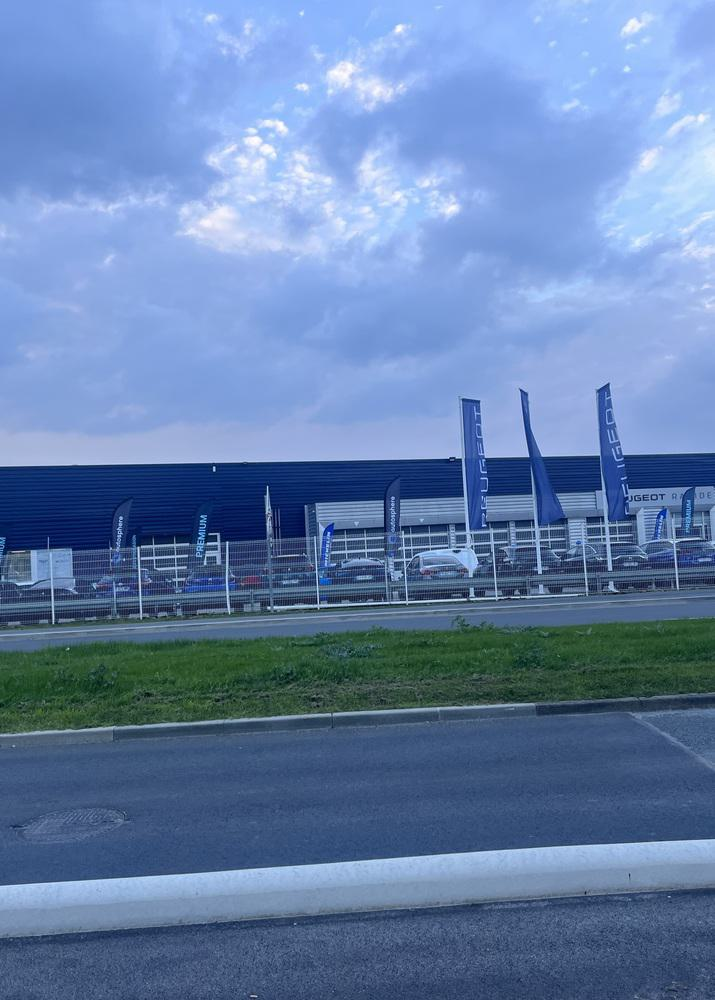
#> input picture data/train/images/0018.jpg, 715 x 1000 px; its folder holds only this picture in this run
$ jupyter execute --allow-errors detection.ipynb
#> lines starting #> are read from the running program, lines starting #| are printed output that depends on the picture
# Detection des zones d'intérets :

[cell 1]
import os
import numpy as np
import random
from PIL import Image
from skimage import color, feature, io
from skimage.feature import hog
from skimage.color import rgb2gray
from skimage.color import rgb2hsv
from sklearn import svm
from skimage import img_as_float, draw
from skimage.draw import rectangle

#### Fonctions d'extractions et d'imports du dataset

[cell 2]
AVERAGE_SIZE_IMAGE = (127, 145)  # Thanks to the stats, we know that size of bbox will be (127, 145) -> Average size of labels

# [13 lines left out: function generate_empty_bbox, not called in this run]

def load_data(image_dir, label_dir):
    """
    Create a dict with all the usefull datas of the dataset
    datas = {
        "XXXX" (name of the file) : {
            "img" : image as an array,
            "labels" (data of the labels): {
                "X" index of the label (0,1,...,n) : {
                    "name" : name of the label,
                    "coord" : coord of the label like xmin, ymin, xmax, ymax,
                    "img" : crooped img of the label,
                }
            }
        }
    }
    """
#> called with image_dir = '../../data/train/images', label_dir = '../../data/train/labels'

    datas = {}

    for image_file in os.listdir(image_dir):
        # Computing name and files paths
        image_path = image_dir + '/' + image_file
        name = image_file.split('.')[0]
        label_path = label_dir + '/' + name + '.csv'

        # Import image as array
        image = np.array(Image.open(image_path))
#> image is the input picture: shape (1000, 715, 3); mean R, G, B 100.5, 128.4, 171.2

        # Import labels as array
        with open(label_path, 'r') as file:
            rows = file.readlines()

            label_data = {}
            if rows == ['\n']:  # Create a random empty label to balance model
                for i in range(2):
                    # Create random coords for empty label
                    xmin, ymin, xmax, ymax = generate_empty_bbox(image.shape[1], image.shape[0])

                    # Get the cropped image (as array) of the label
                    cropped_image = np.array(Image.fromarray(image[ymin:ymax, xmin:xmax]).resize(AVERAGE_SIZE_IMAGE))

                    label_data[i] = {
                            "name":"empty",
                            "coord": (xmin, ymin, xmax, ymax),
                            "img":cropped_image
                        }
            else:
                for i, row in enumerate(rows):  # One image can contain several labels
                    row = row.strip().split(",")

                    # Compute coords of the label
                    xmin, ymin, xmax, ymax = map(int, row[0:4])

                    # Get the label name
                    class_name = row[4]

                    # Get the cropped image (as array) of the label
                    cropped_image = np.array(Image.fromarray(image[ymin:ymax, xmin:xmax]).resize(AVERAGE_SIZE_IMAGE))

                    # Adding to the json
                    label_data[i] = {
                        "name":class_name,
                        "coord": (xmin, ymin, xmax, ymax),
                        "img":cropped_image
                    }

        datas[name] = {
             "img" : image,
             "labels" : label_data,
        }

    return datas

# Dict to convert str class name to int
name_to_int = {
    "danger": 0,
    "interdiction": 1,
    "obligation": 2,
    "stop": 3,
    "ceder": 4,
    "frouge": 5,
    "forange": 6,
    "fvert": 7,
    "ff": 8,
    "empty": 9
}

# [33 lines left out: functions create_y, extract_detection_features, not called in this run]

#### Création des datasets

#> (a cell that did not finish here is left out)

#### Création de la fenêtre glissante

[cell 4]
# Fonction pour faire glisser une fenêtre sur l'image
def sliding_window(image, step_size, window_size):
    for y in range(0, image.shape[0] - window_size[1], step_size):
        for x in range(0, image.shape[1] - window_size[0], step_size):
            yield (x, y, image[y:y + window_size[1], x:x + window_size[0]])

# Dossier contenant les images de test
test_image_folder = '../../data/train/images'
output_folder = 'result_detection'

if not os.path.exists(output_folder):
    os.makedirs(output_folder)

step_size = 100  # Pas de la fenêtre

#### Mise en place de la détection

[cell 5]
from matplotlib.patches import Rectangle
import matplotlib.pyplot as plt

idx = 0
for filename in os.listdir(test_image_folder):
        if (idx<1):
                # Charger l'image de test
                test_image_path = os.path.join(test_image_folder, filename)
                test_image = io.imread(test_image_path)
                fig, ax = plt.subplots()
                ax.imshow(test_image)
                for window_size in [AVERAGE_SIZE_IMAGE, (AVERAGE_SIZE_IMAGE[0]*2, AVERAGE_SIZE_IMAGE[1]*2)]:
                        # Faire glisser la fenêtre et détecter les feux rouges
                        for (x, y, imagebox) in sliding_window(test_image, step_size=80, window_size=window_size):
                                if imagebox.shape[0] != window_size[1] or imagebox.shape[1] != window_size[0]:
                                        continue


                                if window_size == (AVERAGE_SIZE_IMAGE[0]*2, AVERAGE_SIZE_IMAGE[1]*2):
                                        rect = Rectangle((x, y), window_size[0], window_size[1], edgecolor='r', facecolor='none', linewidth=2)
                                        ax.add_patch(rect)
                                else:
                                        rect = Rectangle((x, y), window_size[0], window_size[1], edgecolor='b', facecolor='none', linewidth=2)
                                        ax.add_patch(rect)
                idx+=1
        else:
                plt.show()
                break
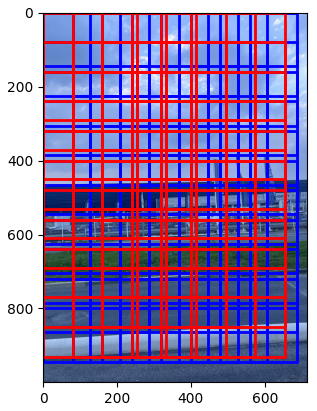
#> figure drawn by matplotlib, 1 panel


$ run again, on data/train/images/0032.jpg
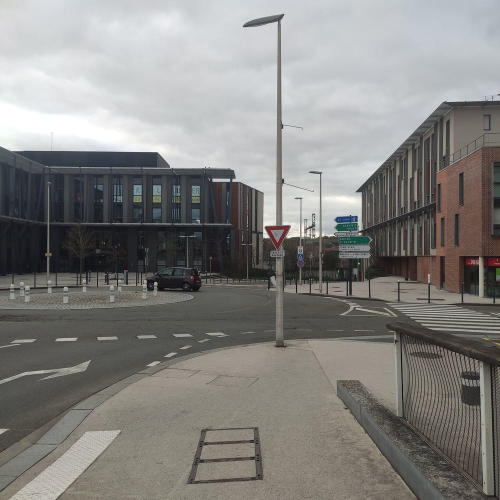
#> input picture data/train/images/0032.jpg, 1000 x 1000 px (shown at 1/2 size)
#> in load_data, image is the input picture: shape (1000, 1000, 3); mean R, G, B 132.5, 131.5, 128.7
#> `[cell 5] from matplotlib.patches import Rectangle import matplotlib.py..`:
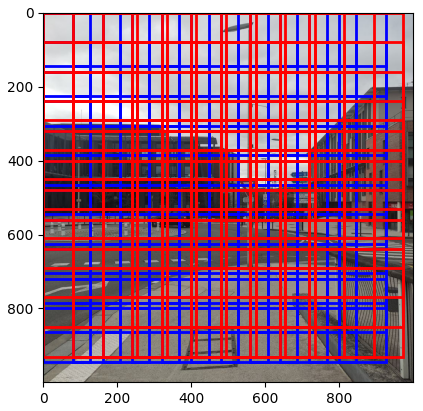
#> figure drawn by matplotlib, 1 panel

$ run again, on data/train/images/0034.jpg
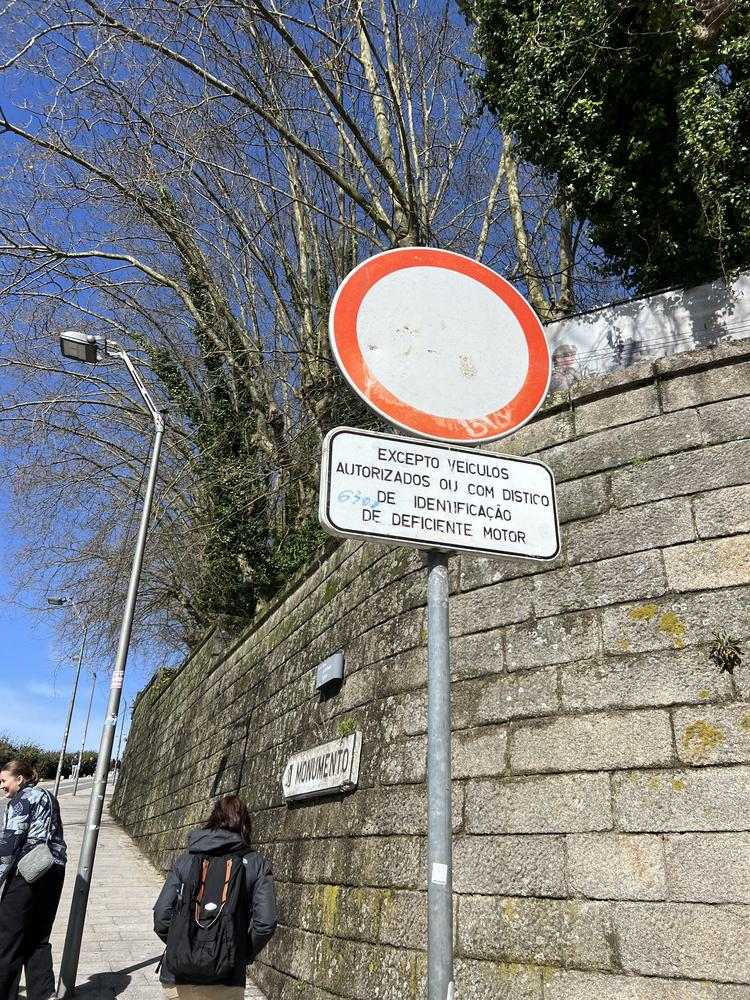
#> input picture data/train/images/0034.jpg, 750 x 1000 px
#> in load_data, image is the input picture: shape (1000, 750, 3); mean R, G, B 120.7, 121, 119.6
#> `[cell 5] from matplotlib.patches import Rectangle import matplotlib.py..`:
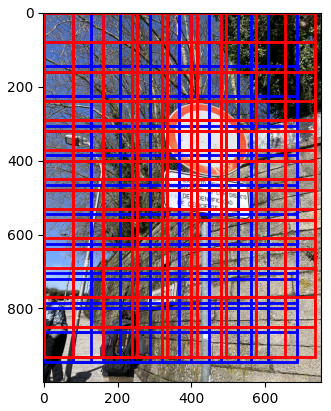
#> figure drawn by matplotlib, 1 panel

$ run again, on data/train/images/0042.jpg
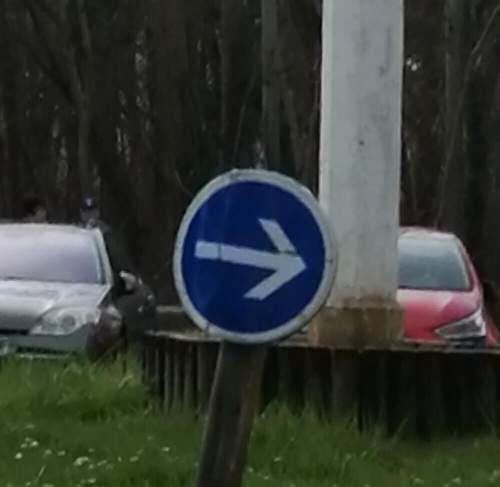
#> input picture data/train/images/0042.jpg, 1000 x 973 px (shown at 1/2 size)
#> in load_data, image is the input picture: shape (973, 1000, 3); mean R, G, B 53.1, 58.4, 53
#> `[cell 5] from matplotlib.patches import Rectangle import matplotlib.py..`:
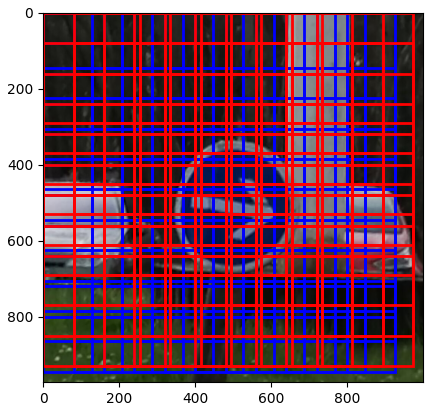
#> figure drawn by matplotlib, 1 panel

$ run again, on data/train/images/0019.jpg
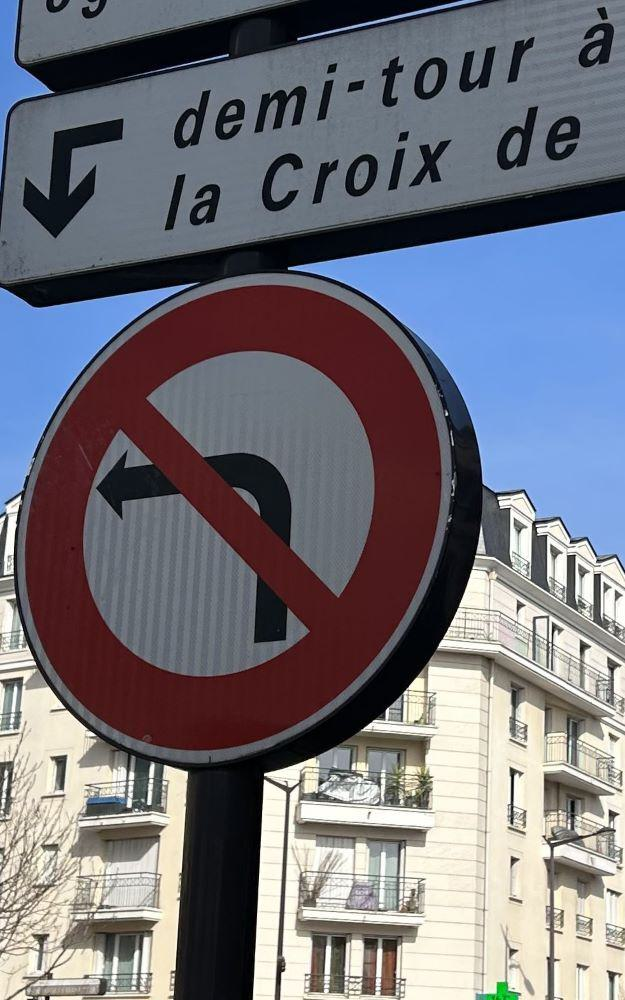
#> input picture data/train/images/0019.jpg, 625 x 1000 px
#> in load_data, image is the input picture: shape (1000, 625, 3); mean R, G, B 114.5, 114.1, 122.6
#> `[cell 5] from matplotlib.patches import Rectangle import matplotlib.py..`:
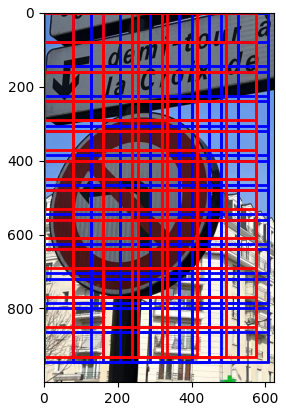
#> figure drawn by matplotlib, 1 panel
